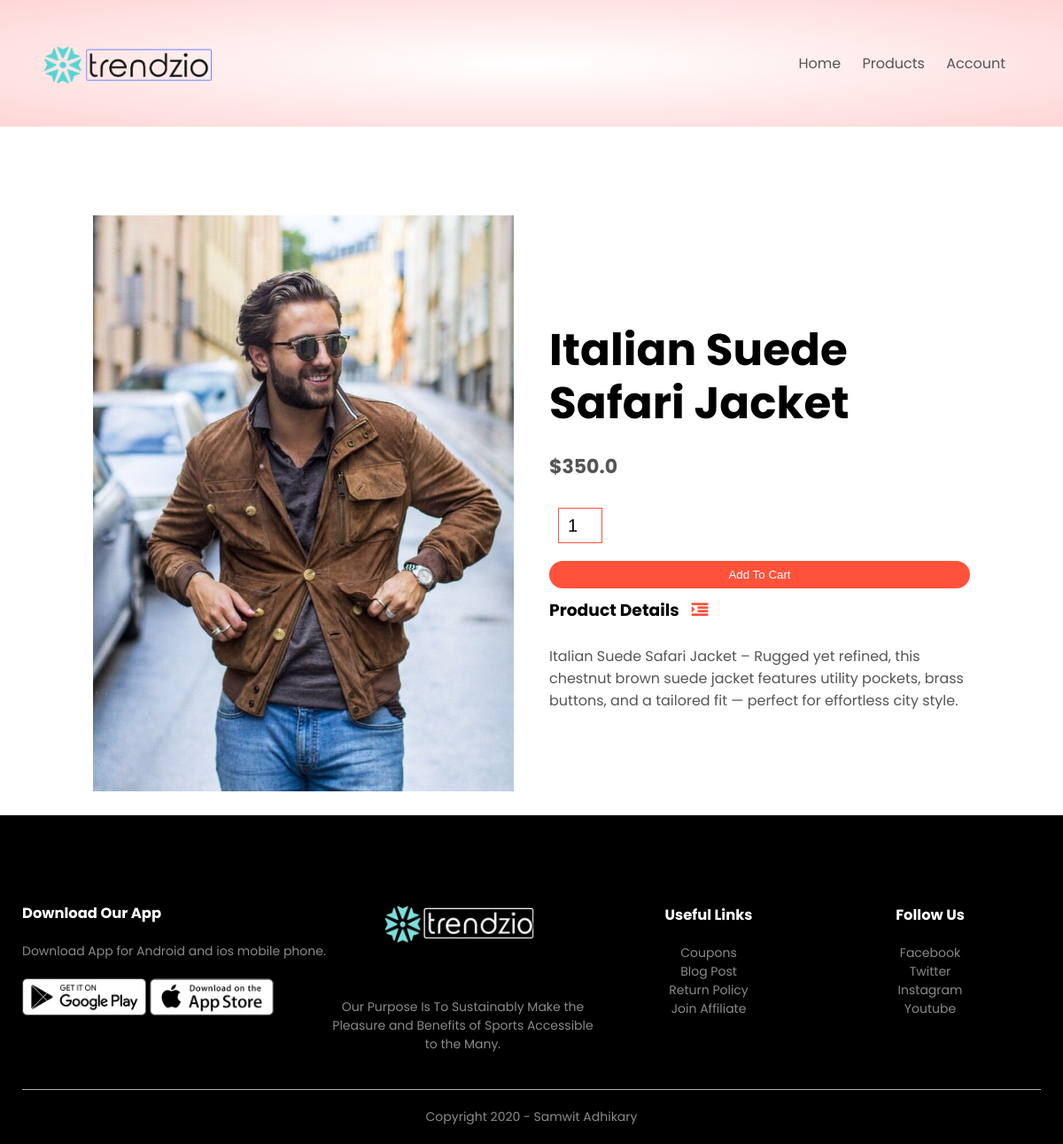
The page /product_details/1 on the database its author committed.
### products/models.py (models this page shows, shortened)
class Product(models.Model):
    LIVE=1
    DELETE=0
    DELETE_CHOICES=((LIVE,'live'), (DELETE,'delete'))
    title=models.CharField(max_length=200)
    price=models.FloatField()
    description=models.TextField()
    image=models.ImageField(upload_to='media/')
    priority=models.IntegerField(default=0)
    delete_status=models.IntegerField(choices=DELETE_CHOICES,default=LIVE)
    created_at=models.DateTimeField(auto_now_add=True)
    updated_at=models.DateTimeField(auto_now=True)

### products/views.py (the view)
# urls.py: path('product_details/<pk>',views.detail_product,name='detail_product')
def detail_product(request,pk):
    product=Product.objects.get(pk=pk)
    context={'product': product}
    return render(request,'product_detail.html',context)

### templates/product_detail.html
{% extends 'blank_layout.html' %}
    {% block content %}
    {% include 'product_description.html' %}
    {% endblock content %}

### templates/product_description.html (shortened to what this page needs)
    {% load static %}
    <div class="small-container single-product">
        <div class="row">
            <div class="col-2">
                <img src="{{ product.image.url }}" width="100%" id="ProductImg">
            </div>
            <div class="col-2">
                <h1>{{ product.title }}</h1>
                <h4>${{ product.price }}</h4>
                <form method="post" action="{% url 'add_to_cart' %}" enctype="multipart/form-data">
                <input type="number" name="quantity" value="1">
                <button type="submit" class="btn">Add To Cart</button>
                </form>
                <h3>Product Details <i class="fa fa-indent"></i></h3>
                <br>
                <p>{{ product.description }}</p>
            </div>
        </div>
    </div>

### static/css/style.css (style rules this page uses)
* { margin: 0; padding: 0; box-sizing: border-box; }
body { font-family: 'Poppins', sans-serif; }
p { color: #555; }
.row { display: flex; align-items: center; flex-wrap: wrap; justify-content: space-around; }
.col-2 { flex-basis: 50%; min-width: 300px; }
.col-2 img { max-width: 100%; padding: 50px 0; }
.col-2 h1 { font-size: 50px; line-height: 60px; margin: 25px 0; }
.btn { display: inline-block; background: #ff523b; color: white; padding: 8px 30px; margin: 30px 0; border-radius: 30px; transition: background 0.5s; }
.small-container { max-width: 1080px; margin: auto; padding-left: 25px; padding-right: 25px; }
h4 { color: #555; font-weight: normal; }
.single-product { margin-top: 80px; }
.single-product .col-2 img { padding: 0; }
.single-product .col-2 { padding: 20px; }
.single-product h4 { margin: 20px 0; font-size: 22px; font-weight: bold; }
.single-product input { width: 50px; height: 40px; padding-left: 10px; font-size: 20px; margin-left: 10px; border: 1px solid #ff523b; margin-right: 10px; }
.single-product .fa { color: #ff523b; margin-left: 10px; }
form input { width: 100%; height: 30px; margin: 10px 0; padding: 0 10px; border: 1px solid #ccc; }
form .btn { width: 100%; border: none; cursor: pointer; margin: 10px 0; }

### rows shown on the page
Product: image (picture), title "Italian Suede Safari Jacket", price "350.0", description "Italian Suede Safari Jacket – Rugged yet refined, this chestnut brown suede jacket features utility pockets, brass buttons, and a tailored fit — perfect for effortless city style."
